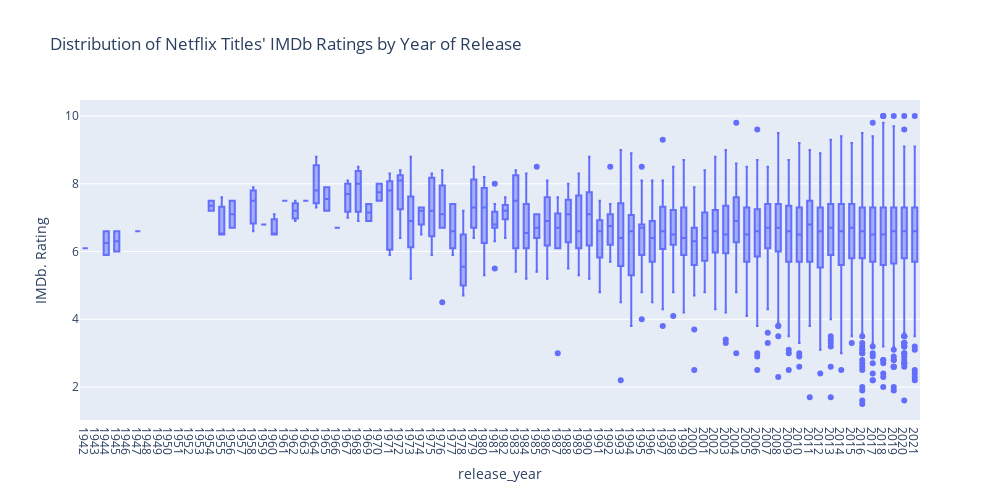

The notebook cell this image was saved under:
### Markdown cell above
### Que 8: Generate a box plot that shows the distribution of IMDB ratings for Netflix titles grouped by release year.

### Code cell
# Check summary statistics of the 'averageRating' column
filtered_df = merged_imdb_netflix_df.dropna(subset=["averageRating", "title", "release_year"])
imdb_ratings = filtered_df.groupby("release_year")["averageRating"].mean().reset_index()


# Create a box plot to visualize the distribution of IMDb ratings
#plt.figure(figsize=(10, 6))
#sns.boxplot(x=filtered_df["averageRating"])
#plt.title("Distribution of IMDB Ratings for TV Shows on Netflix")
#plt.xlabel("IMDB Rating")
#plt.show()

plt.figure(figsize=(12,6))
fig = px.box(filtered_df, x="release_year", y="averageRating",
             title="Distribution of Netflix Titles' IMDb Ratings by Year of Release",
             width=1000, height=500)

fig.update_xaxes(dtick=1)
fig.update_yaxes(title_text='IMDb. Rating')

fig.show()

### Figure 1 — Plotly figure (JSON) as saved in the notebook; plotly's stock layout.template omitted (floating-point values rounded to 4 significant figures; data arrays with more than 128 entries replaced by an {"elided": "..."} marker saying what was removed)
{"data": [{"alignmentgroup": "True", "hovertemplate": "release_year=%{x}<br>averageRating=%{y}<extra></extra>", "legendgroup": "", "marker": {"color": "#636efa"}, "name": "", "notched": false, "offsetgroup": "", "orientation": "v", "showlegend": false, "type": "box", "x": {"elided": "6911 int values"}, "x0": " ", "xaxis": "x", "y": {"elided": "6911 float values"}, "y0": " ", "yaxis": "y"}], "layout": {"boxmode": "group", "height": 500, "legend": {"tracegroupgap": 0}, "title": {"text": "Distribution of Netflix Titles' IMDb Ratings by Year of Release"}, "width": 1000, "xaxis": {"anchor": "y", "domain": [0, 1], "dtick": 1, "title": {"text": "release_year"}}, "yaxis": {"anchor": "x", "domain": [0, 1], "title": {"text": "IMDb. Rating"}}}}
